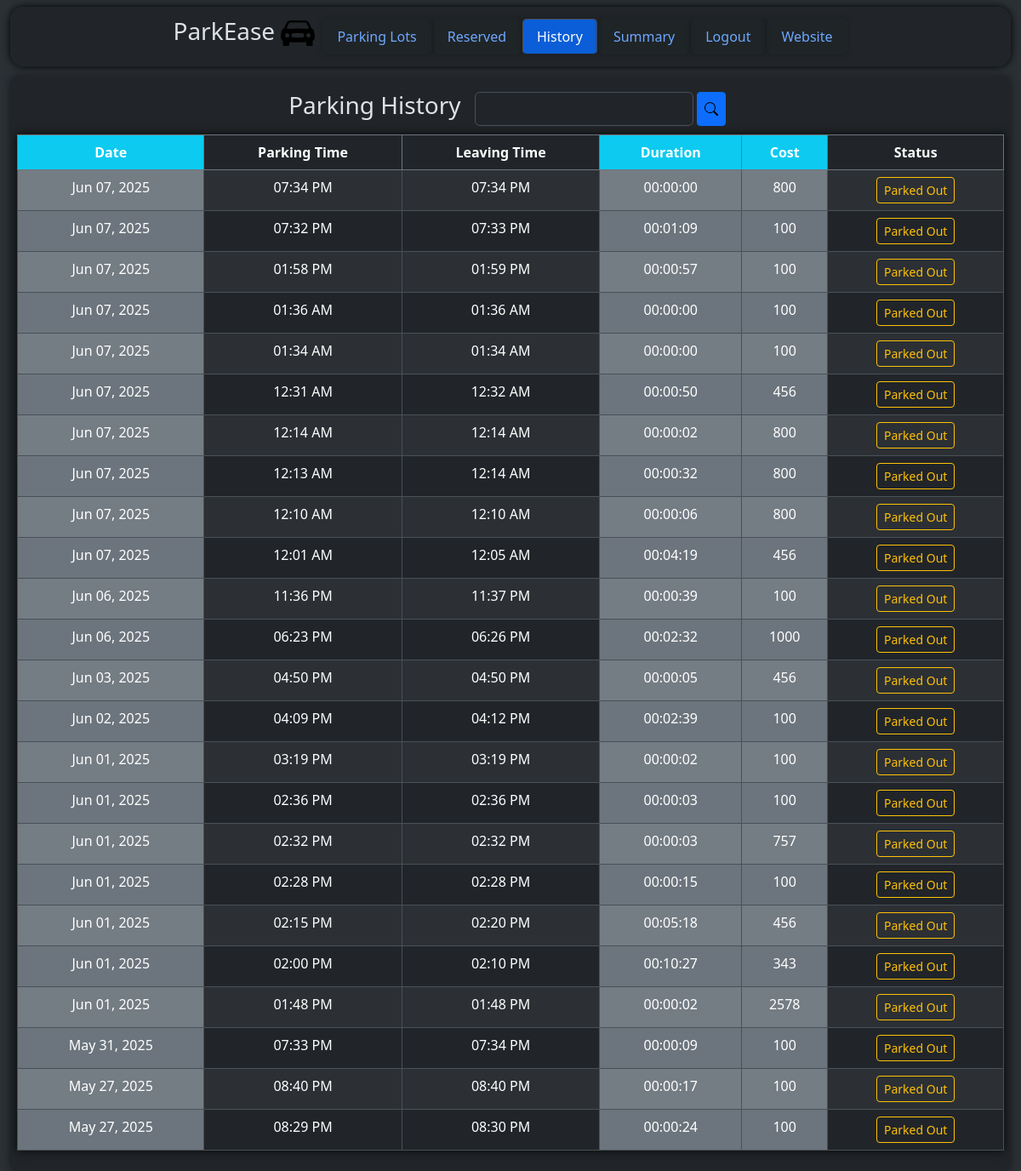
/user/dashboard/history (signed in), run on an earlier commit of the app's database.
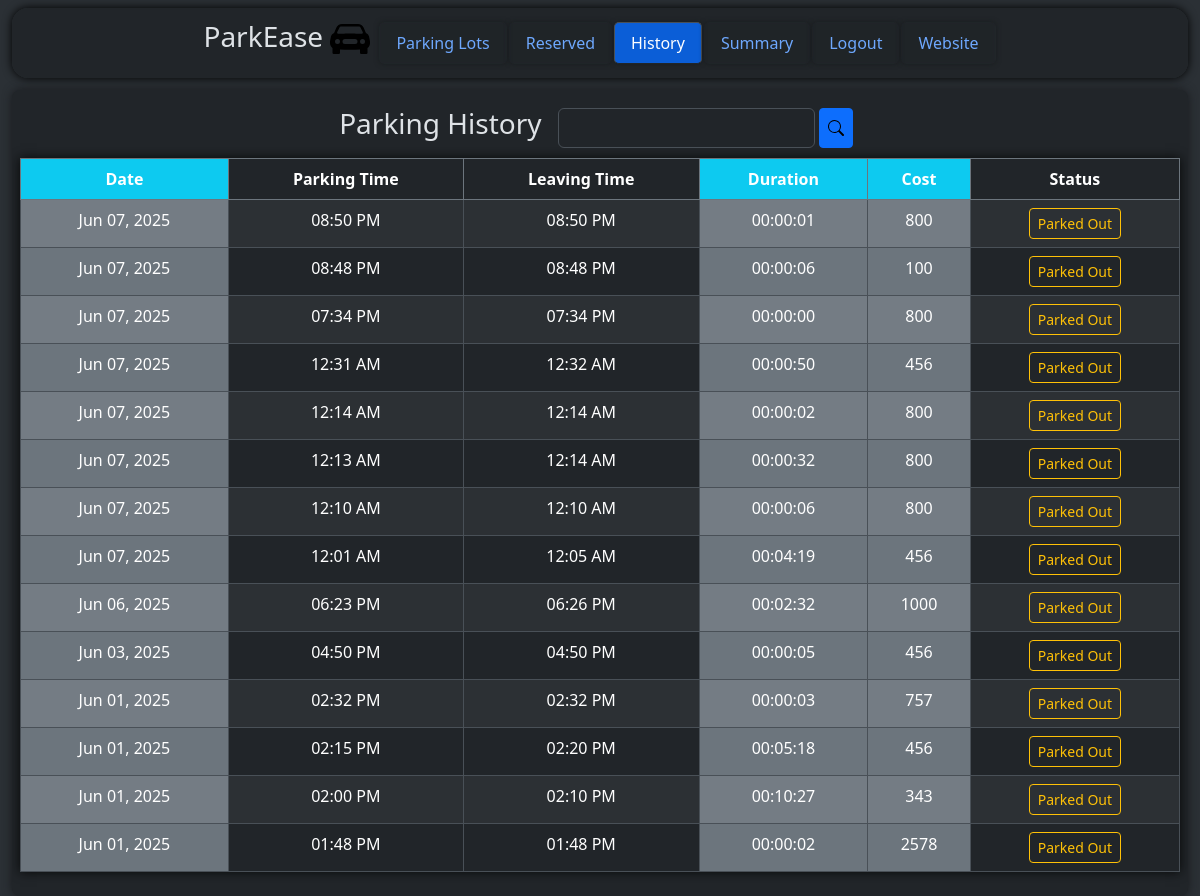
And on a later commit of the database.
### models/parkingInfo.py (models this page shows, shortened)
class ReservedParkingSpot(db.Model) :
    __tablename__ = "reservedparkingspot"
    id = db.Column(db.Integer, primary_key = True, autoincrement = True)
    parkingSpotId = db.Column(db.Integer, db.ForeignKey("parkingspot.id"))
    userId = db.Column(db.Integer, db.ForeignKey("user.id"))
    parkingTimestamp = db.Column(db.DateTime)
    leavingTimestamp = db.Column(db.DateTime)
    totalCost = db.Column(db.Integer)
    vehicleNumber = db.Column(db.String)

### controllers/userDashboard.py (the view)
@userbp.route("/dashboard/history", methods = ["GET"])
def history() :
    return render_template("user/reservedSpotHistory.html", reservedParkingSpots = viewAllReservedParkingSpots())

### controllers/userDashboard.py (called while the page is built)
@userbp.before_request
def restrict() :
    if session.get("type") != "user" :
        return redirect(url_for("general.signIn"))

def viewAllReservedParkingSpots() :
    return db.session.execute(db.select(ReservedParkingSpot).filter_by(userId = session["id"]).order_by(nulls_first(desc(ReservedParkingSpot.parkingTimestamp)))).scalars().all()

### models/userInfo.py (called while the page is built)
    def __str__(self) :
        return "{} {} {} {} {} {} {}".format(self.id, self.streetName.lower(), self.locality.lower(), self.subLocality.lower(), self.city.lower(), self.state.lower(), self.pinCode)

### templates/user/reservedSpotHistory.html (shortened to what this page needs)
<!DOCTYPE html>
<html class = "h-100" data-bs-theme = "dark">
    <head>
        <link rel = "stylesheet" href = "/static/bootstrap/css/bootstrap.min.css"/>
        <link rel = "stylesheet" href = "/static/css/style.css"/>
    </head>
    <body class = "h-100">
        <div class = "container-fluid bg-body-tertiary min-vh-100">
            <div class = "container-fluid d-flex justify-content-center bg-body">
                <div class = "d-flex justify-content-center align-items-center container-fluid mt-2 rounded-4 position-fixed" style = "height: 70px; width: 98%; background-color: rgba(33, 37, 41, 0.9); z-index: 1000; box-shadow: 0 0 10px rgb(0, 0, 0); backdrop-filter: blur(3px);">
                    <div class = "overflow-auto" style = "height: 100%; width: 100%;">
                        <ul class = "nav nav-tabs d-flex align-items-center justify-content-center" style = "height: 100%; width: 100%;">
                            <a href = "/" class = "text-decoration-none text-reset me-2">
                                <h3>
                                    ParkEase
                                    <img src = "/static\images\car-front-fill.svg" alt = "Logo" style = "width: 40px;"/>
                                </h3>
                            </a>
                            <li class = "nav-item">
                                <a class = "nav-link" href = "/user/dashboard">
                                    Parking Lots
                                </a>
                            </li>
                            <li class = "nav-item">
                                <a class = "nav-link", href = "/user/dashboard/reserved">
                                    Reserved
                                </a>
                            </li>
                            <li class = "nav-item">
                                <a class = "nav-link active", href = "/user/dashboard/history">
                                    History
                                </a>
                            </li>
                            <li class = "nav-item">
                                <a class = "nav-link" href = "/user/dashboard/summary">
                                    Summary
                                </a>
                            </li>
                            <li class = "nav-item">
                                <a class = "nav-link" href = "/signIn">
                                    Logout
                                </a>
                            </li>
                            <li class = "nav-item">
                                <a class = "nav-link" href = "/">
                                    Website
                                </a>
                            </li>
                        </ul>
                    </div>
                </div>
            </div>
            <div class = "rounded-3 container-fluid bg-body p-2 overflow-auto" style = "height: 80%; width: 100%; margin-top: 90px; box-shadow: 0 0 10px rgb(24, 26, 29);">
                <div class = "d-flex justify-content-center align-items-center gap-2" style = "height: 60px;">
                    <h3>
                        Parking History
                    </h3>
                    <p>
                        <form method = "POST" action = "/user/dashboard/searchResults" class = "d-flex">
                            <input type = "text" name = "searchValue" class = "form-control" style = "height: 40px;"/> &nbsp;
                            <button type = "submit" name = "action" value = "search" class = "btn btn-primary btn-sm d-flex justify-content-center align-items-center" style = "height: 40px;">
                                <img src = "\static\images\search.svg" alt = "Search"/>
                            </button>
                        </form>
                    </p>
                </div>
                <div>
                    <form action = "/user/dashboard/searchResults" method = "POST">
                    <table class = "table table-striped table-bordered table-hover text-center" style = "box-shadow: 0 0 10px rgb(7, 8, 8)">
                        <thead class = "border-secondary">
                            <tr>
                                <th class = "bg-info">
                                    Date
                                </th>
                                <th>
                                    Parking Time
                                </th>
                                <th>
                                    Leaving Time
                                </th>
                                <th class = "bg-info">
                                    Duration
                                </th>
                                <th class = "bg-info">
                                    Cost
                                </th>
                                <th>
                                    Status
                                </th>
                            </tr>
                        </thead>
                        <tbody>
                            {% for reservedParkingSpot in reservedParkingSpots %}
                                <tr>
                                    {% if reservedParkingSpot.parkingTimestamp is none %}
                                        {% set a = 1 %}
                                        <td class = "bg-secondary">
                                            -
                                        </td>
                                        <td>
                                            -
                                        </td>
                                    {% else %}
                                        <td class = "bg-secondary">
                                            {{ reservedParkingSpot.parkingTimestamp.strftime("%b %d, %Y") }}
                                        </td>
                                        <td>
                                            {{ reservedParkingSpot.parkingTimestamp.strftime("%I:%M %p") }}
                                        </td>
                                    {% endif %}
                                    {% if reservedParkingSpot.leavingTimestamp is none %}
                                        {% set b = 1 %}
                                        <td>
                                            -
                                        </td>
                                        <td class = "bg-secondary">
                                            -
                                        </td>
                                        <td class = "bg-secondary">
                                            -
                                        </td>
                                    {% else %}
                                        <td>
                                            {{ reservedParkingSpot.leavingTimestamp.strftime("%I:%M %p") }}
                                        </td>
                                        <td class = "bg-secondary">
                                            {% set dur = (reservedParkingSpot.leavingTimestamp - reservedParkingSpot.parkingTimestamp).total_seconds() | int %}
                                            {{ "%02d" | format(dur // 3600) }}:{{ "%02d" | format((dur % 3600) // 60) }}:{{ "%02d" | format(dur % 60) }}
                                        </td>
                                        <td class = "bg-secondary">
                                            {{ reservedParkingSpot.totalCost }}
                                        </td>
                                    {% endif %}
                                    {% if a == 1 %}
                                        <td>
                                            <a class = "btn btn-outline-danger btn-sm" href = "/user/dashboard/reserved">
                                                Reserved
                                            </a>
                                        </td>
                                    {% elif b == 1 %}
                                        <td>
                                            <a class = "btn btn-outline-success btn-sm" href = "/user/dashboard/reserved">
                                                Occupied
                                            </a>
                                        </td>
                                    {% else %}
                                        <td>
                                            <button type = "submit" class = "btn btn-outline-warning btn-sm" name = "searchValue" value = "{% if reservedParkingSpot.parkingSpot is not none %}{{reservedParkingSpot.parkingSpot.parkingLot.address}}{% else %} - {% endif %}">
                                                Parked Out
                                            </button>
                                        </td>
                                    {% endif %}
                                </tr>
                            {% endfor %}
                        </tbody>
                    </table>
                    </form>
                </div>
            </div>
        </div>
    </body>
</html>

### static/css/style.css (style rules this page uses)
.nav-tabs { border: none; }
.nav-tabs .nav-link { border-radius: 5px; margin: 1px; box-shadow: 0 0 5px rgb(25, 28, 31); backdrop-filter: blur(1px); }
.nav-tabs .nav-link.active { background-color: rgb(11, 94, 215); }

What changed in the data, as far as the page shows it:
removed ReservedParkingSpot: parkingTimestamp "Jun 07, 2025", parkingTimestamp "07:32 PM", leavingTimestamp "07:33 PM", dur "00", value "01", dur "09", totalCost "100"
removed ReservedParkingSpot: parkingTimestamp "Jun 07, 2025", parkingTimestamp "01:58 PM", leavingTimestamp "01:59 PM", dur "00", value "00", dur "57", totalCost "100"
removed ReservedParkingSpot: parkingTimestamp "Jun 07, 2025", parkingTimestamp "01:36 AM", leavingTimestamp "01:36 AM", dur "00", value "00", totalCost "100"
removed ReservedParkingSpot: parkingTimestamp "Jun 07, 2025", parkingTimestamp "01:34 AM", leavingTimestamp "01:34 AM", dur "00", value "00", totalCost "100"
removed ReservedParkingSpot: parkingTimestamp "Jun 06, 2025", parkingTimestamp "11:36 PM", leavingTimestamp "11:37 PM", dur "00", value "00", dur "39", totalCost "100"
removed ReservedParkingSpot: parkingTimestamp "Jun 02, 2025", parkingTimestamp "04:09 PM", leavingTimestamp "04:12 PM", dur "00", value "02", dur "39", totalCost "100"
removed ReservedParkingSpot: parkingTimestamp "Jun 01, 2025", parkingTimestamp "03:19 PM", leavingTimestamp "03:19 PM", dur "00", value "00", dur "02", totalCost "100"
removed ReservedParkingSpot: parkingTimestamp "Jun 01, 2025", parkingTimestamp "02:36 PM", leavingTimestamp "02:36 PM", dur "00", value "00", dur "03", totalCost "100"
removed ReservedParkingSpot: parkingTimestamp "Jun 01, 2025", parkingTimestamp "02:28 PM", leavingTimestamp "02:28 PM", dur "00", value "00", dur "15", totalCost "100"
removed ReservedParkingSpot: parkingTimestamp "May 31, 2025", parkingTimestamp "07:33 PM", leavingTimestamp "07:34 PM", dur "00", value "00", dur "09", totalCost "100"
removed ReservedParkingSpot: parkingTimestamp "May 27, 2025", parkingTimestamp "08:40 PM", leavingTimestamp "08:40 PM", dur "00", value "00", dur "17", totalCost "100"
removed ReservedParkingSpot: parkingTimestamp "May 27, 2025", parkingTimestamp "08:29 PM", leavingTimestamp "08:30 PM", dur "00", value "00", dur "24", totalCost "100"
added ReservedParkingSpot: parkingTimestamp "Jun 07, 2025", parkingTimestamp "08:50 PM", leavingTimestamp "08:50 PM", dur "00", value "00", dur "01", totalCost "800"
added ReservedParkingSpot: parkingTimestamp "Jun 07, 2025", parkingTimestamp "08:48 PM", leavingTimestamp "08:48 PM", dur "00", value "00", dur "06", totalCost "100"
